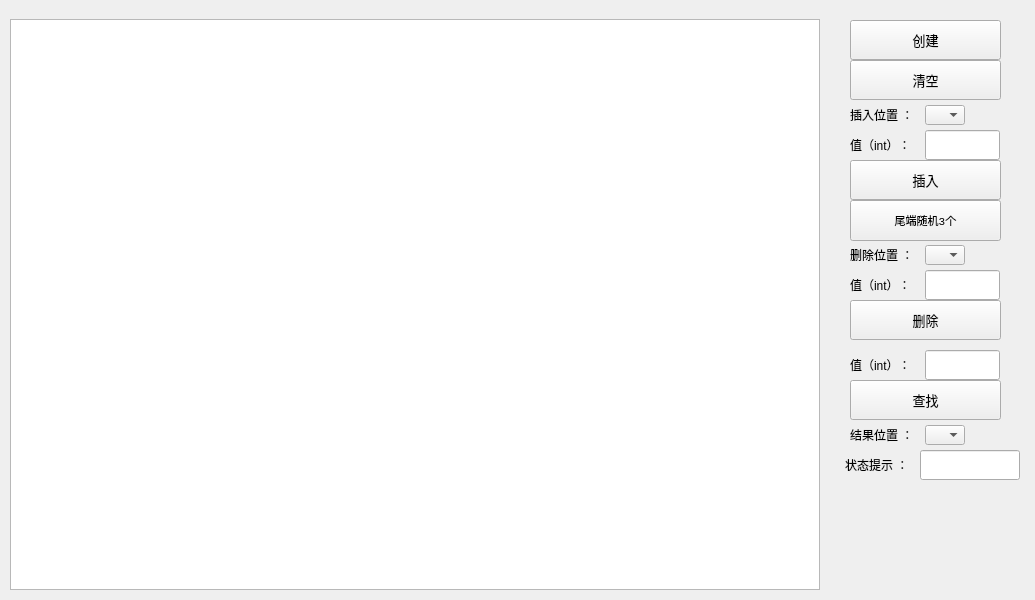
<?xml version="1.0" encoding="UTF-8"?>
<ui version="4.0">
 <class>CLinkList</class>
 <widget class="QWidget" name="CLinkList">
  <property name="geometry">
   <rect>
    <x>0</x>
    <y>0</y>
    <width>1035</width>
    <height>600</height>
   </rect>
  </property>
  <property name="windowTitle">
   <string>Form</string>
  </property>
  <widget class="QGraphicsView" name="graphicsView">
   <property name="geometry">
    <rect>
     <x>10</x>
     <y>19</y>
     <width>810</width>
     <height>571</height>
    </rect>
   </property>
  </widget>
  <widget class="QPushButton" name="pushButtonDelete">
   <property name="geometry">
    <rect>
     <x>850</x>
     <y>300</y>
     <width>151</width>
     <height>40</height>
    </rect>
   </property>
   <property name="minimumSize">
    <size>
     <width>0</width>
     <height>20</height>
    </size>
   </property>
   <property name="font">
    <font>
     <family>Consolas</family>
     <pointsize>10</pointsize>
    </font>
   </property>
   <property name="text">
    <string>删除</string>
   </property>
  </widget>
  <widget class="QLabel" name="labelDeleteValue">
   <property name="geometry">
    <rect>
     <x>850</x>
     <y>270</y>
     <width>66</width>
     <height>30</height>
    </rect>
   </property>
   <property name="sizePolicy">
    <sizepolicy hsizetype="Minimum" vsizetype="Minimum">
     <horstretch>0</horstretch>
     <verstretch>0</verstretch>
    </sizepolicy>
   </property>
   <property name="minimumSize">
    <size>
     <width>60</width>
     <height>30</height>
    </size>
   </property>
   <property name="text">
    <string>值（int）：</string>
   </property>
  </widget>
  <widget class="QLineEdit" name="lineEditDelete">
   <property name="geometry">
    <rect>
     <x>925</x>
     <y>270</y>
     <width>75</width>
     <height>30</height>
    </rect>
   </property>
   <property name="sizePolicy">
    <sizepolicy hsizetype="Fixed" vsizetype="Fixed">
     <horstretch>0</horstretch>
     <verstretch>0</verstretch>
    </sizepolicy>
   </property>
   <property name="minimumSize">
    <size>
     <width>60</width>
     <height>30</height>
    </size>
   </property>
  </widget>
  <widget class="QComboBox" name="comboBoxDelete">
   <property name="enabled">
    <bool>true</bool>
   </property>
   <property name="geometry">
    <rect>
     <x>925</x>
     <y>245</y>
     <width>40</width>
     <height>20</height>
    </rect>
   </property>
  </widget>
  <widget class="QLabel" name="labelDeletePos">
   <property name="geometry">
    <rect>
     <x>850</x>
     <y>240</y>
     <width>75</width>
     <height>30</height>
    </rect>
   </property>
   <property name="sizePolicy">
    <sizepolicy hsizetype="Minimum" vsizetype="Minimum">
     <horstretch>0</horstretch>
     <verstretch>0</verstretch>
    </sizepolicy>
   </property>
   <property name="minimumSize">
    <size>
     <width>60</width>
     <height>30</height>
    </size>
   </property>
   <property name="text">
    <string>删除位置 ：</string>
   </property>
  </widget>
  <widget class="QPushButton" name="pushButtonLocate">
   <property name="geometry">
    <rect>
     <x>850</x>
     <y>380</y>
     <width>151</width>
     <height>40</height>
    </rect>
   </property>
   <property name="minimumSize">
    <size>
     <width>0</width>
     <height>20</height>
    </size>
   </property>
   <property name="font">
    <font>
     <family>Consolas</family>
     <pointsize>10</pointsize>
    </font>
   </property>
   <property name="text">
    <string>查找</string>
   </property>
  </widget>
  <widget class="QLineEdit" name="lineEditLocate">
   <property name="geometry">
    <rect>
     <x>925</x>
     <y>350</y>
     <width>75</width>
     <height>30</height>
    </rect>
   </property>
   <property name="sizePolicy">
    <sizepolicy hsizetype="Fixed" vsizetype="Fixed">
     <horstretch>0</horstretch>
     <verstretch>0</verstretch>
    </sizepolicy>
   </property>
   <property name="minimumSize">
    <size>
     <width>60</width>
     <height>30</height>
    </size>
   </property>
  </widget>
  <widget class="QComboBox" name="comboBoxLocate">
   <property name="enabled">
    <bool>true</bool>
   </property>
   <property name="geometry">
    <rect>
     <x>925</x>
     <y>425</y>
     <width>40</width>
     <height>20</height>
    </rect>
   </property>
  </widget>
  <widget class="QLabel" name="labelLocateValue">
   <property name="geometry">
    <rect>
     <x>850</x>
     <y>350</y>
     <width>66</width>
     <height>30</height>
    </rect>
   </property>
   <property name="sizePolicy">
    <sizepolicy hsizetype="Minimum" vsizetype="Minimum">
     <horstretch>0</horstretch>
     <verstretch>0</verstretch>
    </sizepolicy>
   </property>
   <property name="minimumSize">
    <size>
     <width>60</width>
     <height>30</height>
    </size>
   </property>
   <property name="text">
    <string>值（int）：</string>
   </property>
  </widget>
  <widget class="QLabel" name="labelResultPos">
   <property name="geometry">
    <rect>
     <x>850</x>
     <y>420</y>
     <width>75</width>
     <height>30</height>
    </rect>
   </property>
   <property name="sizePolicy">
    <sizepolicy hsizetype="Minimum" vsizetype="Minimum">
     <horstretch>0</horstretch>
     <verstretch>0</verstretch>
    </sizepolicy>
   </property>
   <property name="minimumSize">
    <size>
     <width>60</width>
     <height>30</height>
    </size>
   </property>
   <property name="text">
    <string>结果位置 ：</string>
   </property>
  </widget>
  <widget class="QPushButton" name="pushButtonInit">
   <property name="geometry">
    <rect>
     <x>850</x>
     <y>20</y>
     <width>151</width>
     <height>40</height>
    </rect>
   </property>
   <property name="minimumSize">
    <size>
     <width>0</width>
     <height>20</height>
    </size>
   </property>
   <property name="font">
    <font>
     <family>Consolas</family>
     <pointsize>10</pointsize>
    </font>
   </property>
   <property name="text">
    <string>创建</string>
   </property>
  </widget>
  <widget class="QLabel" name="labelInsertValue">
   <property name="geometry">
    <rect>
     <x>850</x>
     <y>130</y>
     <width>66</width>
     <height>30</height>
    </rect>
   </property>
   <property name="sizePolicy">
    <sizepolicy hsizetype="Minimum" vsizetype="Minimum">
     <horstretch>0</horstretch>
     <verstretch>0</verstretch>
    </sizepolicy>
   </property>
   <property name="minimumSize">
    <size>
     <width>60</width>
     <height>30</height>
    </size>
   </property>
   <property name="text">
    <string>值（int）：</string>
   </property>
  </widget>
  <widget class="QLineEdit" name="lineEditInsert">
   <property name="geometry">
    <rect>
     <x>925</x>
     <y>130</y>
     <width>75</width>
     <height>30</height>
    </rect>
   </property>
   <property name="sizePolicy">
    <sizepolicy hsizetype="Fixed" vsizetype="Fixed">
     <horstretch>0</horstretch>
     <verstretch>0</verstretch>
    </sizepolicy>
   </property>
   <property name="minimumSize">
    <size>
     <width>60</width>
     <height>30</height>
    </size>
   </property>
  </widget>
  <widget class="QPushButton" name="pushButtonInsert">
   <property name="geometry">
    <rect>
     <x>850</x>
     <y>160</y>
     <width>151</width>
     <height>40</height>
    </rect>
   </property>
   <property name="minimumSize">
    <size>
     <width>0</width>
     <height>20</height>
    </size>
   </property>
   <property name="font">
    <font>
     <family>Consolas</family>
     <pointsize>10</pointsize>
    </font>
   </property>
   <property name="text">
    <string>插入</string>
   </property>
  </widget>
  <widget class="QComboBox" name="comboBoxInsert">
   <property name="enabled">
    <bool>true</bool>
   </property>
   <property name="geometry">
    <rect>
     <x>925</x>
     <y>105</y>
     <width>40</width>
     <height>20</height>
    </rect>
   </property>
  </widget>
  <widget class="QLabel" name="labelInsert">
   <property name="geometry">
    <rect>
     <x>850</x>
     <y>100</y>
     <width>75</width>
     <height>30</height>
    </rect>
   </property>
   <property name="sizePolicy">
    <sizepolicy hsizetype="Minimum" vsizetype="Minimum">
     <horstretch>0</horstretch>
     <verstretch>0</verstretch>
    </sizepolicy>
   </property>
   <property name="minimumSize">
    <size>
     <width>60</width>
     <height>30</height>
    </size>
   </property>
   <property name="text">
    <string>插入位置 ：</string>
   </property>
  </widget>
  <widget class="QLabel" name="labelState">
   <property name="geometry">
    <rect>
     <x>845</x>
     <y>450</y>
     <width>60</width>
     <height>30</height>
    </rect>
   </property>
   <property name="sizePolicy">
    <sizepolicy hsizetype="Minimum" vsizetype="Minimum">
     <horstretch>0</horstretch>
     <verstretch>0</verstretch>
    </sizepolicy>
   </property>
   <property name="minimumSize">
    <size>
     <width>60</width>
     <height>30</height>
    </size>
   </property>
   <property name="text">
    <string>状态提示 ：</string>
   </property>
  </widget>
  <widget class="QLineEdit" name="lineEditState">
   <property name="geometry">
    <rect>
     <x>920</x>
     <y>450</y>
     <width>100</width>
     <height>30</height>
    </rect>
   </property>
   <property name="sizePolicy">
    <sizepolicy hsizetype="Fixed" vsizetype="Fixed">
     <horstretch>0</horstretch>
     <verstretch>0</verstretch>
    </sizepolicy>
   </property>
   <property name="minimumSize">
    <size>
     <width>60</width>
     <height>30</height>
    </size>
   </property>
  </widget>
  <widget class="QPushButton" name="pushButtonRandomInsert3">
   <property name="geometry">
    <rect>
     <x>850</x>
     <y>200</y>
     <width>151</width>
     <height>41</height>
    </rect>
   </property>
   <property name="minimumSize">
    <size>
     <width>0</width>
     <height>20</height>
    </size>
   </property>
   <property name="font">
    <font>
     <family>Consolas</family>
     <pointsize>8</pointsize>
    </font>
   </property>
   <property name="text">
    <string>尾端随机3个</string>
   </property>
  </widget>
  <widget class="QPushButton" name="pushButtonClear">
   <property name="geometry">
    <rect>
     <x>850</x>
     <y>60</y>
     <width>151</width>
     <height>40</height>
    </rect>
   </property>
   <property name="minimumSize">
    <size>
     <width>0</width>
     <height>20</height>
    </size>
   </property>
   <property name="font">
    <font>
     <family>Consolas</family>
     <pointsize>10</pointsize>
    </font>
   </property>
   <property name="text">
    <string>清空</string>
   </property>
  </widget>
 </widget>
 <resources/>
 <connections/>
</ui>
